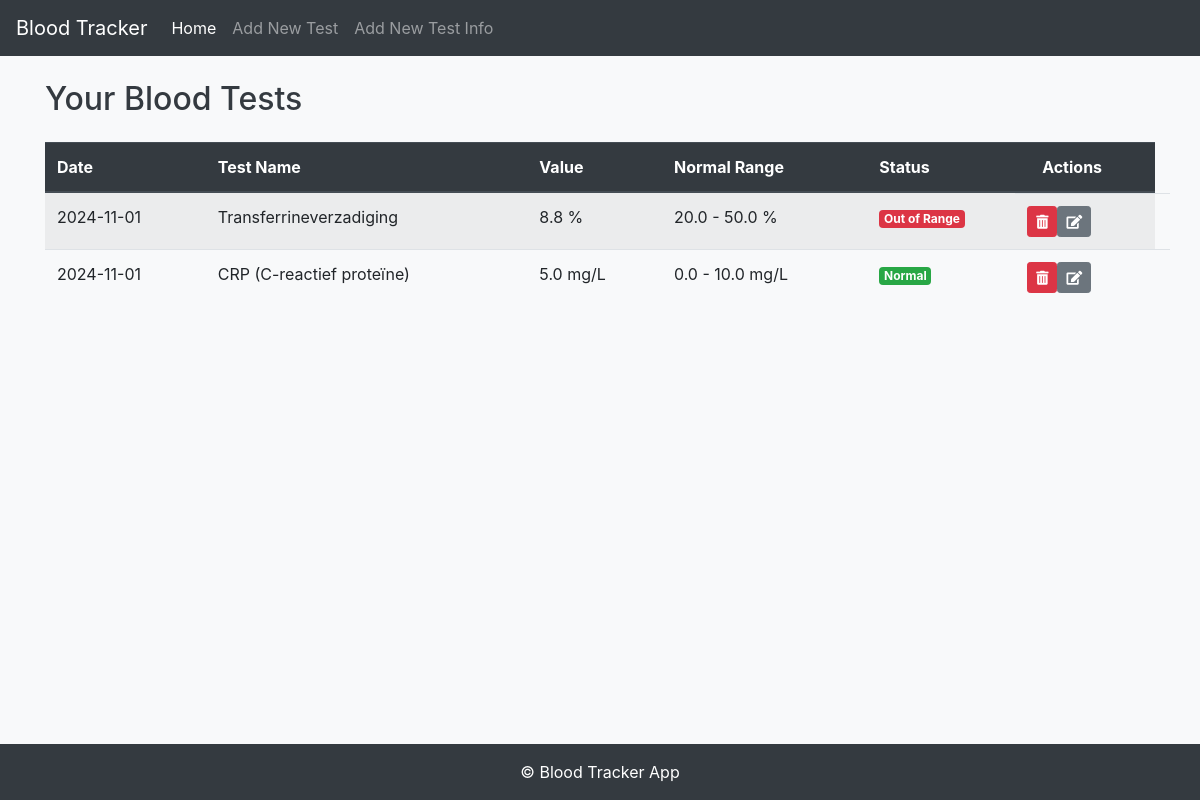
The page / on the database its author committed.
### models.py (models this page shows)
class BloodTest(db.Model):
    id = db.Column(db.Integer, primary_key=True)
    test_name = db.Column(db.String(100), nullable=False)
    value = db.Column(db.Float, nullable=False)
    unit = db.Column(db.String(20), nullable=False)
    date = db.Column(db.Date, nullable=False)
    normal_min = db.Column(db.Float, nullable=False)
    normal_max = db.Column(db.Float, nullable=False)

### app.py (the view)
@app.route('/')
def index():
    tests = BloodTest.query.order_by(BloodTest.date.desc()).all()
    test_types = set(test.test_name for test in tests)
    return render_template('index.html', tests=tests, test_types=test_types)

### templates/index.html
{% extends 'base.html' %}
{% block content %}
<h2 class="mb-4">Your Blood Tests</h2>
{% if tests %}
  <table class="table table-striped table-hover">
    <thead class="thead-dark">
      <tr>
        <th>Date</th>
        <th>Test Name</th>
        <th>Value</th>
        <th>Normal Range</th>
        <th>Status</th>
        <th>Actions</th>
      </tr>
    </thead>
    <tbody>
      {% for test in tests %}
      <tr>
        <td>{{ test.date.strftime('%Y-%m-%d') }}</td>
        <td>{{ test.test_name }}</td>
        <td>{{ test.value }} {{ test.unit }}</td>
        <td>
          {% if test.normal_min is not none and test.normal_max is not none %}
            {{ test.normal_min }} - {{ test.normal_max }} {{ test.unit }}
          {% else %}
            {{ test.unit }}
          {% endif %}
        </td>
        <td>
          {% if test.normal_min is not none and test.normal_max is not none %}
            {% if test.normal_min <= test.value <= test.normal_max %}
              <span class="badge badge-success">Normal</span>
            {% else %}
              <span class="badge badge-danger">Out of Range</span>
            {% endif %}
          {% else %}
            N/A
          {% endif %}
        </td>
        <td class="row">
          <form style="display: inline-block; vertical-align: top" class="" action="{{ url_for('delete_test', test_id=test.id) }}" method="POST" style="display:inline;">
            <button type="submit" class="btn btn-danger btn-sm" onclick="return confirm('Are you sure you want to delete this test?');">
              <i class="fas fa-trash-alt"></i>
            </button>
          </form>
            <a style="display: inline-block; vertical-align: top" href="{{ url_for('edit_test', test_id=test.id) }}" class="btn btn-secondary btn-sm">
  <i class="fas fa-edit"></i>
</a>
        </td>
      </tr>
      {% endfor %}
    </tbody>
  </table>
{% else %}
  <p>No tests available. <a href="{{ url_for('add_test') }}">Add a new test</a>.</p>
{% endif %}
{% endblock %}

### templates/base.html (shortened to what this page needs)
<!DOCTYPE html>
<html lang="en">
<head>
  <link
    rel="stylesheet"
    href="https://maxcdn.bootstrapcdn.com/bootstrap/4.5.2/css/bootstrap.min.css"
  />
  <link rel="stylesheet" href="{{ url_for('static', filename='styles.css') }}" />
<link
  href="https://cdn.jsdelivr.net/npm/select2@4.1.0-rc.0/dist/css/select2.min.css"
  rel="stylesheet"
/>
    <link
  rel="stylesheet"
  href="https://cdnjs.cloudflare.com/ajax/libs/font-awesome/5.15.1/css/all.min.css"
/>
</head>
<body>
  <nav class="navbar navbar-expand-lg navbar-dark bg-dark">
    <a class="navbar-brand" href="{{ url_for('index') }}">Blood Tracker</a>
    <div class="collapse navbar-collapse" id="navbarNav">
      <ul class="navbar-nav">
        <li class="nav-item {% if request.endpoint == 'index' %}active{% endif %}">
          <a class="nav-link" href="{{ url_for('index') }}">Home</a>
        </li>
        <li class="nav-item {% if request.endpoint == 'add_test' %}active{% endif %}">
          <a class="nav-link" href="{{ url_for('add_test') }}">Add New Test</a>
        </li>
      <li class="nav-item {% if request.endpoint == 'add_test_info' %}active{% endif %}">
  <a class="nav-link" href="{{ url_for('add_test_info') }}">Add New Test Info</a>
</li>
      </ul>
    </div>
  </nav>
  <div class="container mt-4">
    {% block content %}{% endblock %}
  </div>
  <footer class="footer bg-dark text-white mt-5">
    <div class="container text-center py-3">
      &copy; {{ current_year }} Blood Tracker App
    </div>
  </footer>
</body>
</html>

### static/styles.css (style rules this page uses)
body { background-color: #f8f9fa; }
h2 { color: #343a40; }
.footer { position: fixed; bottom: 0; width: 100%; }

### rows shown on the page
BloodTest: date "2024-11-01", test_name "Transferrineverzadiging", value "8.8", unit "%", normal_min "20.0", normal_max "50.0", shows "Out of Range"
BloodTest: date "2024-11-01", test_name "CRP (C-reactief proteïne)", value "5.0", unit "mg/L", normal_min "0.0", normal_max "10.0", shows "Normal"
